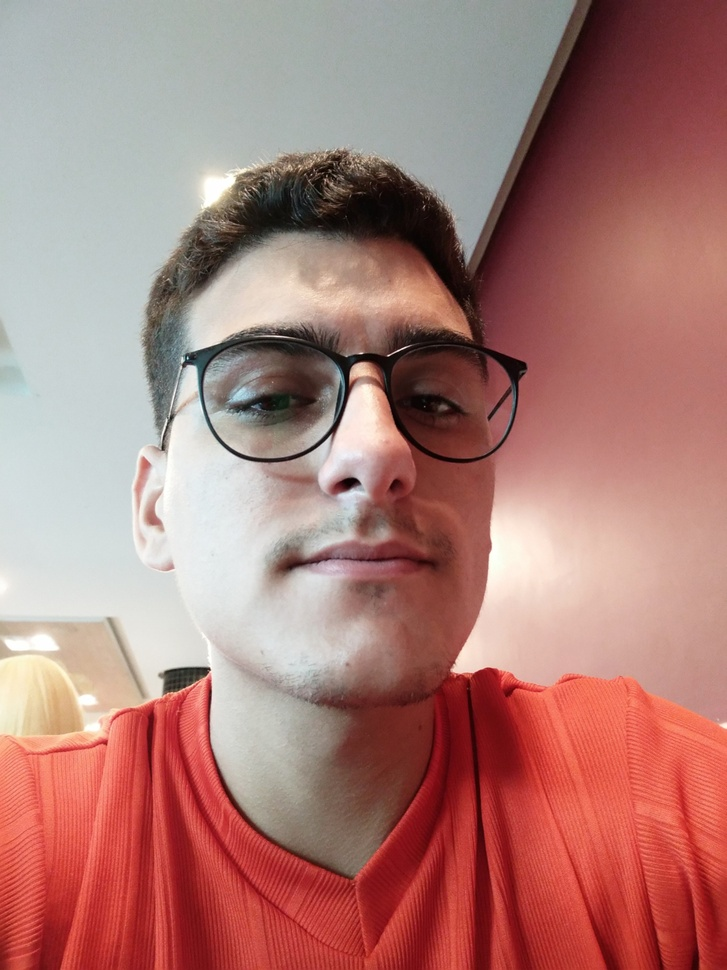
#> input picture Hashtag Programação - Tranformando uma imagem em desenho/imgs/Eu.jpg, 727 x 970 px, shrunk from 1500 x 2000 before the run; its folder holds only this picture in this run
$ python Tranformador.py
#> lines starting #> are read from the running program, lines starting #| are printed output that depends on the picture
import cv2
import os

def transformar_desenho(arquivo, qtde):
#> called with arquivo = 'Eu.jpg', qtde = 90
    imagem = cv2.imread(f'imgs/{arquivo}')
#> imagem is the input picture: shape (970, 727, 3); mean B, G, R 119.5, 125.4, 172.6
    imagem_pb = cv2.cvtColor(imagem, cv2.COLOR_BGR2GRAY)
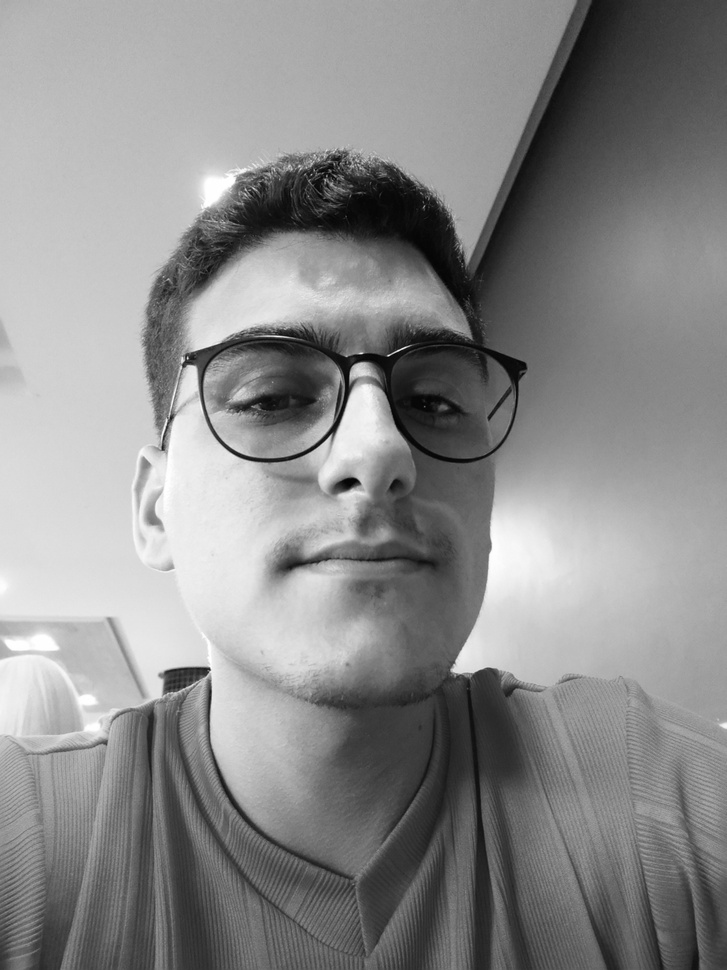
#> imagem_pb: shape (970, 727); min 2, max 255, mean 138.8
    imagem_invertida = cv2.bitwise_not(imagem_pb)
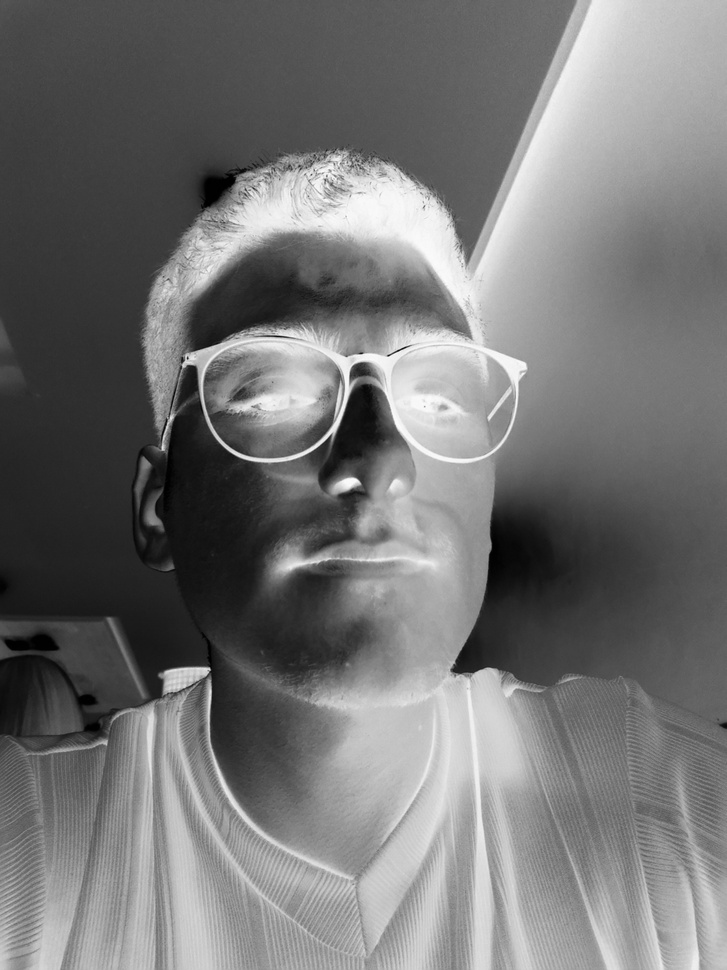
#> imagem_invertida: shape (970, 727); min 0, max 253, mean 116.2
    qtde = 91
    imagem_blur = cv2.GaussianBlur(imagem_invertida, (qtde, qtde), 0)
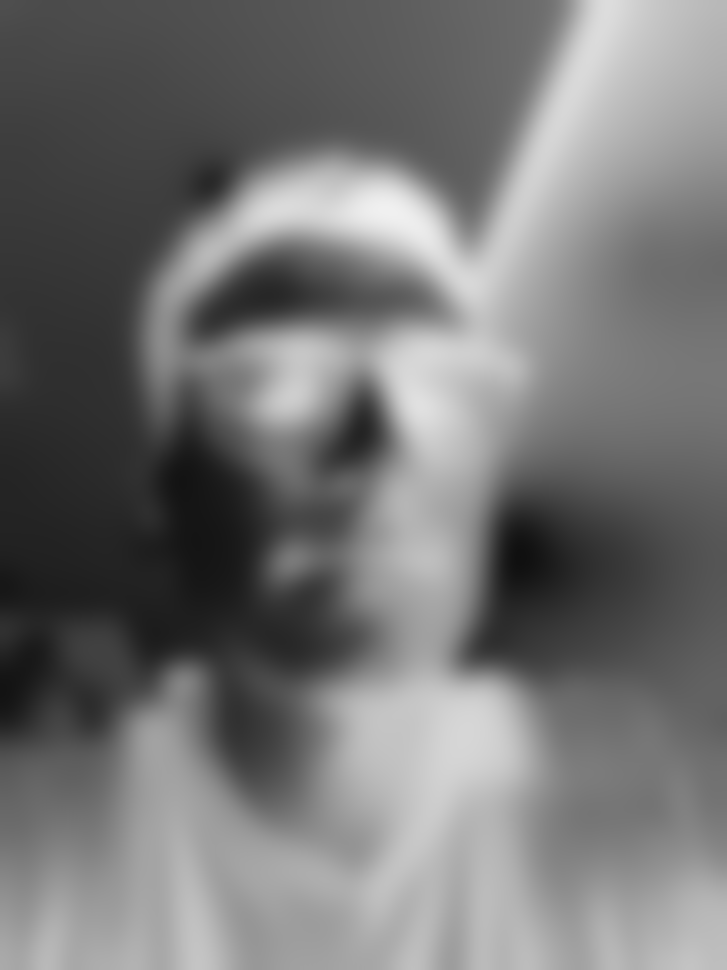
#> imagem_blur: shape (970, 727); min 15, max 240, mean 116.2
    imagem_blur_invertida = cv2.bitwise_not(imagem_blur)
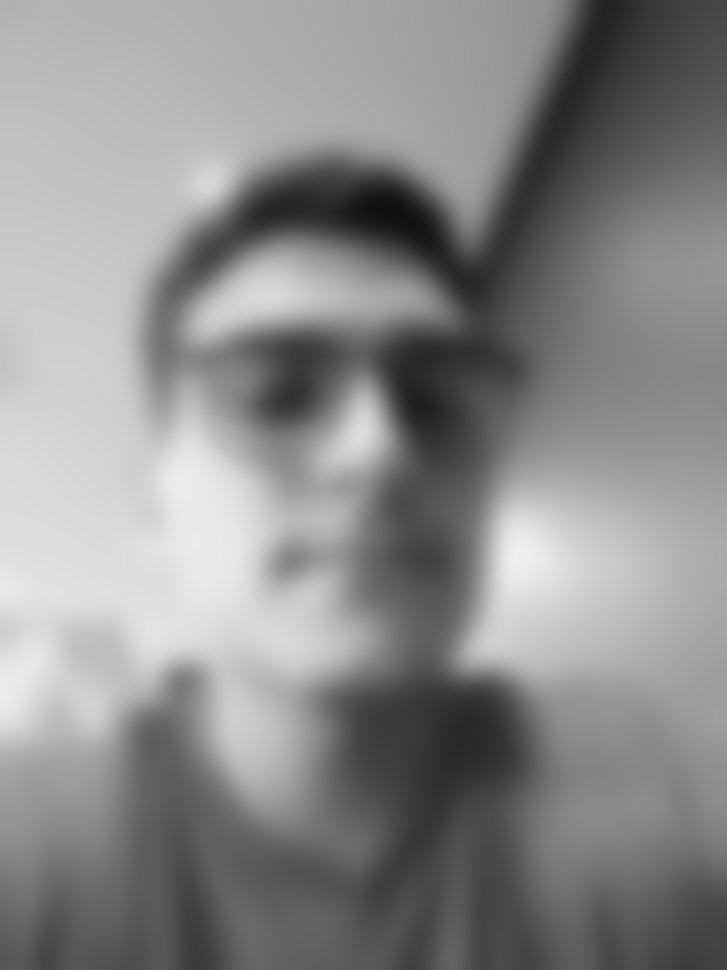
#> imagem_blur_invertida: shape (970, 727); min 15, max 240, mean 138.8
    imagem_desenho = cv2.divide(imagem_pb, imagem_blur_invertida, scale=256.0)
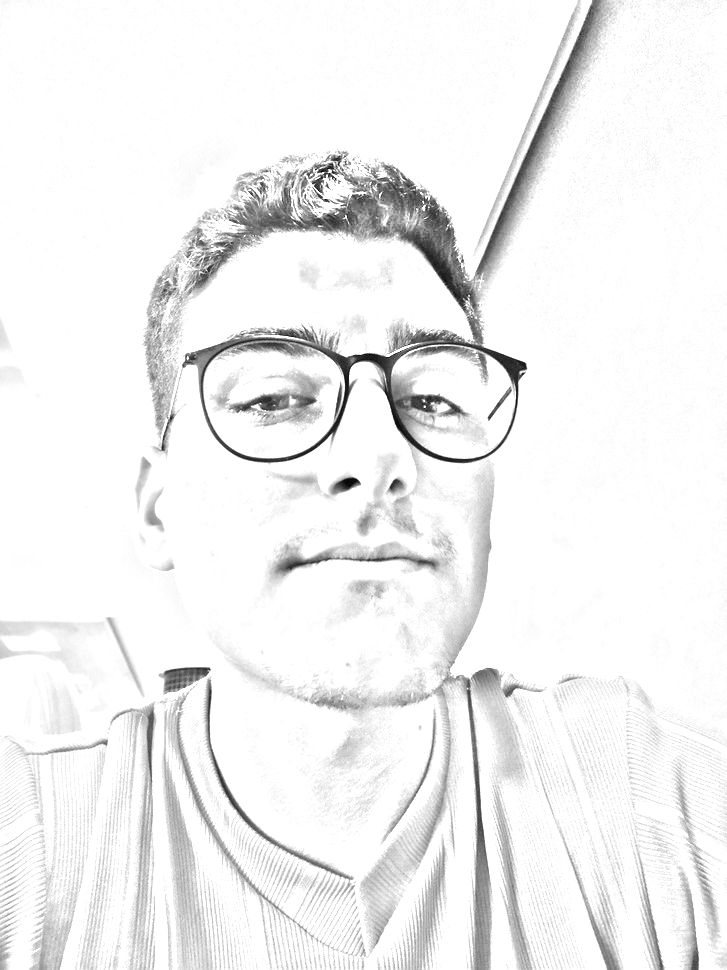
#> imagem_desenho: shape (970, 727); min 5, max 255, mean 240.7

    cv2.imwrite(f'imgs-prontas/{arquivo}', imagem_desenho)

lista = os.listdir('imgs')

for arquivo in lista:
    transformar_desenho(arquivo, 90)
